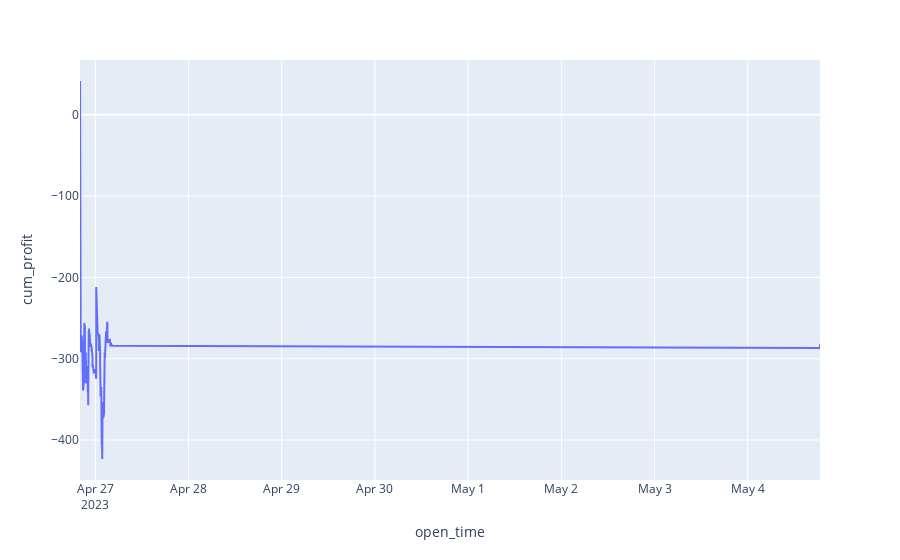

Here is the notebook cell this chart was saved with:
### Code cell
px.line(profit, x="open_time", y= "cum_profit")

### Figure 1 — Plotly figure (JSON) as saved in the notebook; plotly's stock layout.template omitted (floating-point values rounded to 4 significant figures; data arrays with more than 128 entries replaced by an {"elided": "..."} marker saying what was removed)
{"data": [{"hovertemplate": "open_time=%{x}<br>cum_profit=%{y}<extra></extra>", "legendgroup": "", "line": {"color": "#636efa", "dash": "solid"}, "marker": {"symbol": "circle"}, "mode": "lines", "name": "", "orientation": "v", "showlegend": false, "type": "scatter", "x": {"elided": "217 str values"}, "xaxis": "x", "y": {"elided": "217 float values"}, "yaxis": "y"}], "layout": {"legend": {"tracegroupgap": 0}, "margin": {"t": 60}, "xaxis": {"anchor": "y", "domain": [0, 1], "title": {"text": "open_time"}}, "yaxis": {"anchor": "x", "domain": [0, 1], "title": {"text": "cum_profit"}}}}
